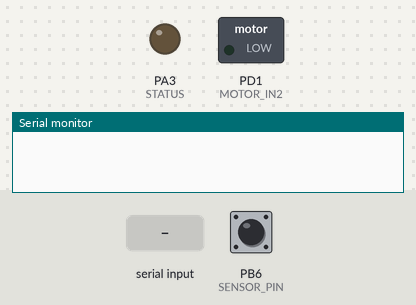
A sketch run on a simulated STM32 Blue Pill. Shown: switched loads named in the sketch (green lamp = pin HIGH), output pins drawn as LEDs (lit = HIGH), the last lines printed to the serial monitor. Inputs (shaded band) come from the test bench; at power-on: PB6 (SENSOR_PIN) HIGH.

Above: at 1.2 s.
1.3 s: PB6 (SENSOR_PIN) driven LOW
At 2.0 s:
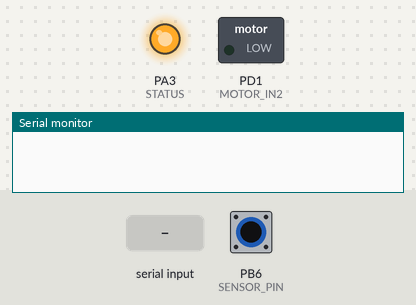
2.8 s: "D" received over Serial
At 3.2 s:
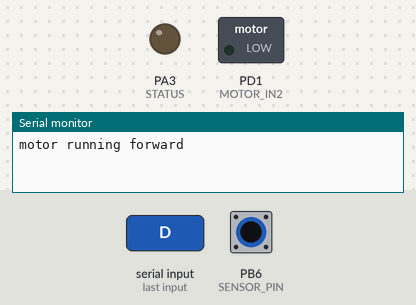
4.3 s: PB6 (SENSOR_PIN) pulsed HIGH 2 times (0.12 s each, 0.3 s apart)
At 5.1 s:
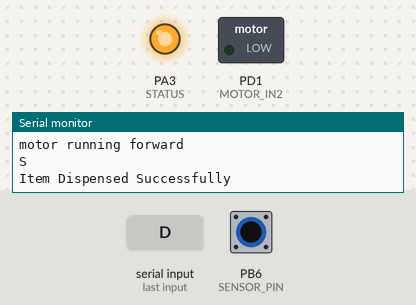
Timing chart, 0 to 7.3 s (numbered marks = the images above; inputs shaded):
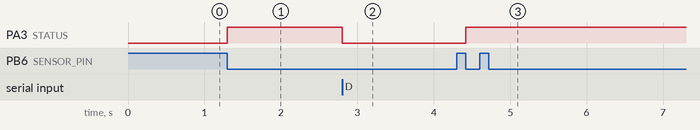

The sketch:

task_code.ino
```cpp
 #define MOTOR_IN1        PD0             // Motor direction pin 1
 #define MOTOR_IN2        PD1            // Motor direction pin 2
 #define STATUS           PA3           // Led Status
 #define SENSOR_PIN       PB6
 #define UART_TX          PA9           // UART TX pin
 #define UART_RX          PA10         // UART RX pin

bool item_dispensed = false;  // Track if the item was dispensed successfully


void motor_start()
{
  digitalWrite(MOTOR_IN2, HIGH);
  digitalWrite(MOTOR_IN2, LOW);
  digitalWrite(STATUS, LOW);   // LED HIGH During motor run
  Serial.println("motor running forward");
}

void motor_stop()
{
  digitalWrite(MOTOR_IN2, LOW);
  digitalWrite(MOTOR_IN2, LOW);
  digitalWrite(STATUS, HIGH);    //// LED Low when there is no operation running
}


void sensor_isr() {
  item_dispensed = true;
  motor_stop();
}

void setup() {
    pinMode(MOTOR_IN2,OUTPUT);
    pinMode(MOTOR_IN2,OUTPUT);
    pinMode(STATUS,OUTPUT);
    pinMode(SENSOR_PIN, INPUT);
    attachInterrupt(digitalPinToInterrupt(SENSOR_PIN), sensor_isr, FALLING);
    Serial.begin(115200);    // UART communication setup

     // Initial motor direction (stop)
    digitalWrite(MOTOR_IN1, LOW);
    digitalWrite(MOTOR_IN2, LOW);
}

// the loop function runs over and over again forever
void loop() {
  if (Serial.available() > 0) {
      char command = Serial.read();
       if (command == 'D') {
          item_dispensed = false;
           motor_start();
           while (!item_dispensed) {
        delay(100);
      }

       Serial.println("S");
       Serial.println("Item Dispensed Successfully");
    }
  }
}
```

Measured:
- after the input at 1.3 s, PA3 (STATUS): LOW → HIGH at once
- after the input at 2.8 s, PA3 (STATUS): HIGH → LOW at once
- after the input at 4.3 s, PA3 (STATUS): LOW → HIGH after 0.12 s
